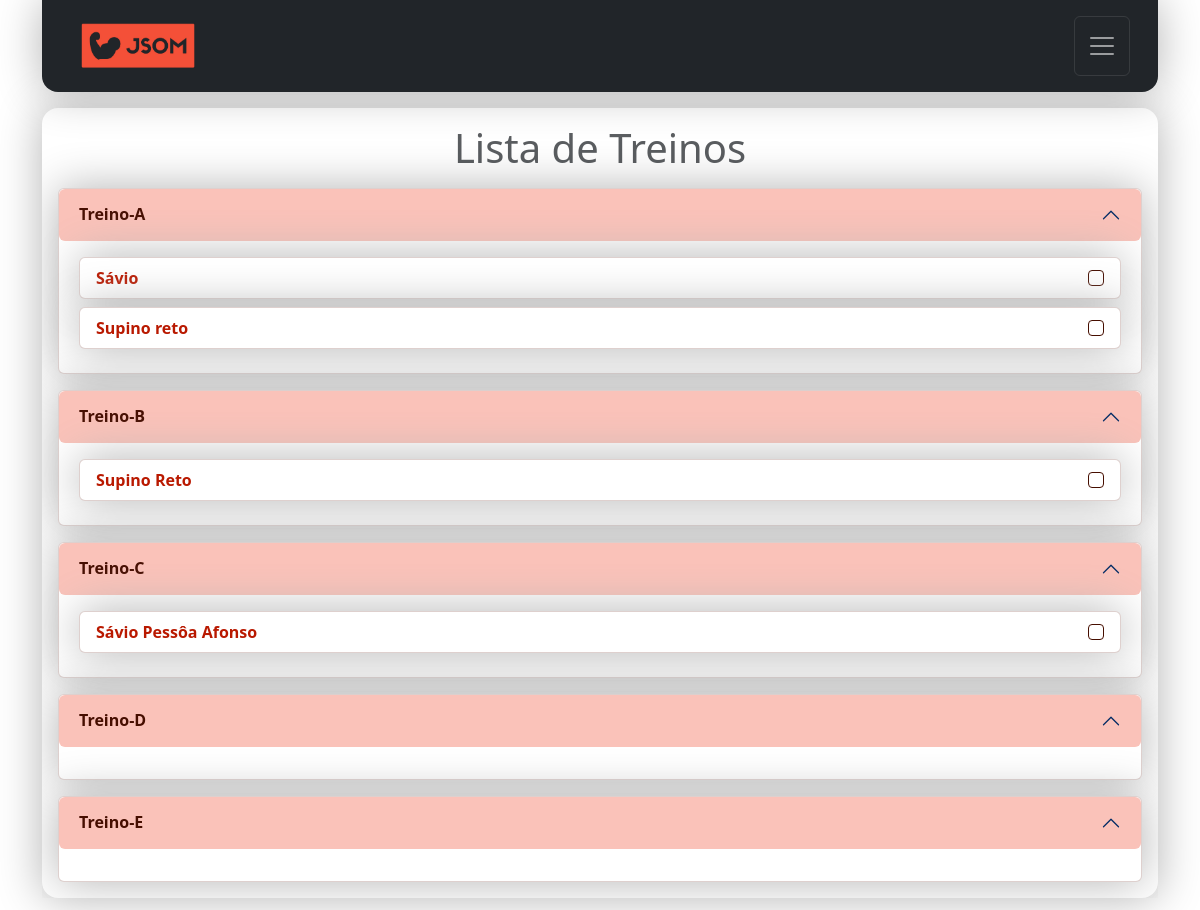
The app's page / (signed in), older data.
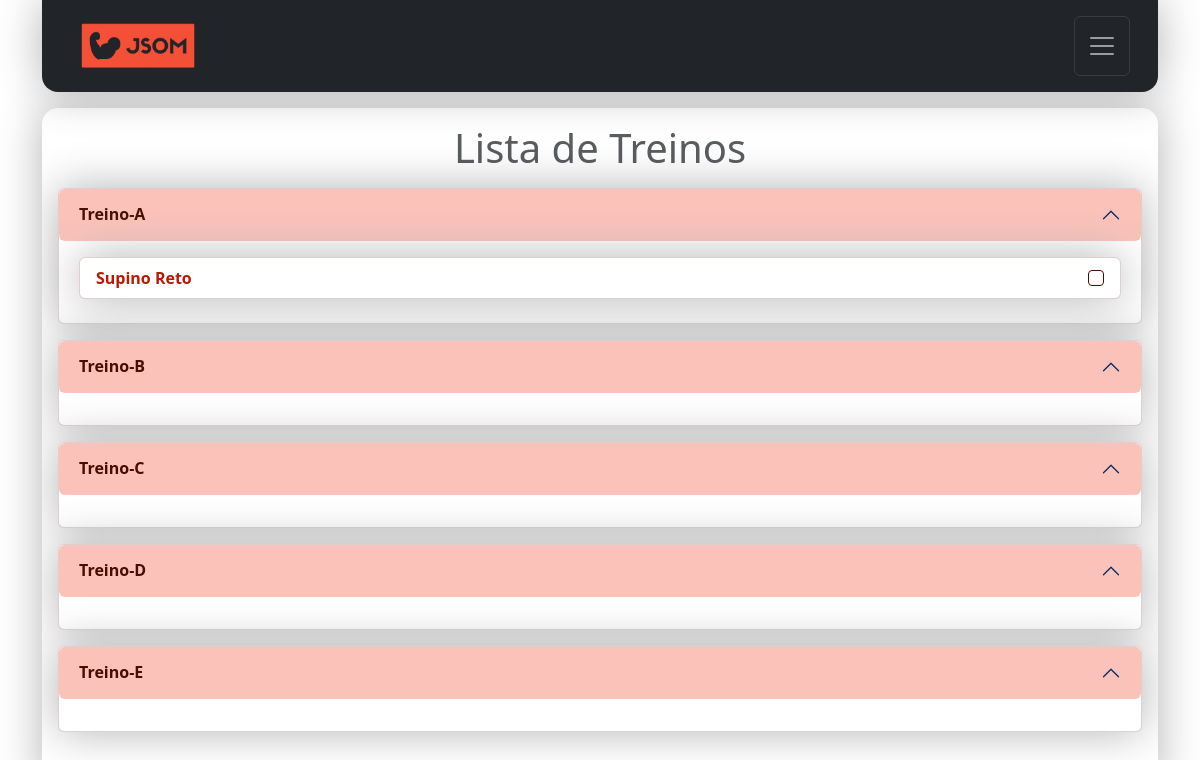
The same page, newer data.
### contact/models.py (models this page shows, shortened)
class Treino(models.Model):
    nome = models.CharField(max_length=100)
    CATEGORIA_CHOICES = [
        ('Treino(A)', 'Treino-A'),
        ('Treino(B)', 'Treino-B'),
        ('Treino(C)', 'Treino-C'),
        ('Treino(D)', 'Treino-D'),
        ('Treino(E)', 'Treino-E'),
    ]
    categoria = models.CharField(max_length=9, choices=CATEGORIA_CHOICES)
    descricao = models.TextField(blank=True)
    imagem = models.ImageField(blank=True, upload_to='pictures/%Y/%m/')
    owner = models.ForeignKey(
        User,
        on_delete=models.SET_NULL,
        blank=True, null=True
    )

### contact/views/contact_views.py (the view)
# urls.py: path('', views.index, name='index'),
@login_required(login_url='contact:login')
def index(request):
    user = request.user
    categorias = Treino.CATEGORIA_CHOICES
    treinos = Treino.objects.filter(owner=request.user)
    site_title = f'Treinos de {user}'
    context = {
        'site_title': site_title,
        'treinos': treinos,
        'categorias': categorias,
    }
    return render(
        request,
        'contact/index.html',
        context
    )

### contact/templates/contact/index.html (shortened to what this page needs)
{% extends "global/base.html" %}
{% block corpo %}
<div class="w-100 table-responsive">
  <h1 class="mt-3 mb-3 fs-1 form-text text-center">Lista de Treinos</h1>
  {% if treinos %}
    <div class="accordion mx-3" id="treinosAccordion" data-bs-ride="false">
    {% for categoria in categorias %}
        <div class="accordion-item shadow-big border-1 border-jsom-accordion mb-3 rounded-2">
            <h2 class="accordion-header " id="heading{{ forloop.counter }}">
                <button class="accordion-button-jsom  rounded-2 fw-bold text-jsom-escuro" type="button" data-bs-toggle="collapse" data-bs-target="#collapse{{ forloop.counter }}" aria-expanded="true" aria-controls="collapse{{ forloop.counter }}">
                    {{ categoria.1 }}
                </button>
            </h2>
            <div id="collapse{{ forloop.counter }}" class="accordion-collapse collapse show" aria-labelledby="heading{{ forloop.counter }}" data-bs-parent="#treinosAccordion">
              <div class="accordion-body">
                {% for treino in treinos %}
                    {% if treino.categoria == categoria.0 %}
                      <ul class="list-group">
                        <li class="list-group-item d-flex justify-content-between align-items-center align-items-end mb-2 border-jsom-accordion shadow-big ">
                          <label class="form-check-label" for="firstCheckbox">
                            <a class="link-jsom-subtle" href="{% url 'contact:detalhes_treino' treino.id %}">{{ treino.nome }}</a>
                          </label>
                          <input class="form-check-input mt-0" type="checkbox" value="" id="firstCheckbox">
                        </li>
                      </ul>
                    {% endif %}
                {% endfor %}
              </div>
            </div>
        </div>
    {% endfor %}
    </div>
  {% endif %}
</div>
{% endblock corpo %}

Row changes from the older to the newer data that the page shows:
removed Treino: nome "Sávio", shown under "Treino-A"
removed Treino: nome "Supino reto", shown under "Treino-A"
removed Treino: nome "Sávio Pessôa Afonso", shown under "Treino-C"
changed Treino "Supino Reto": moves from the list under "Treino-B" to the list under "Treino-A"
